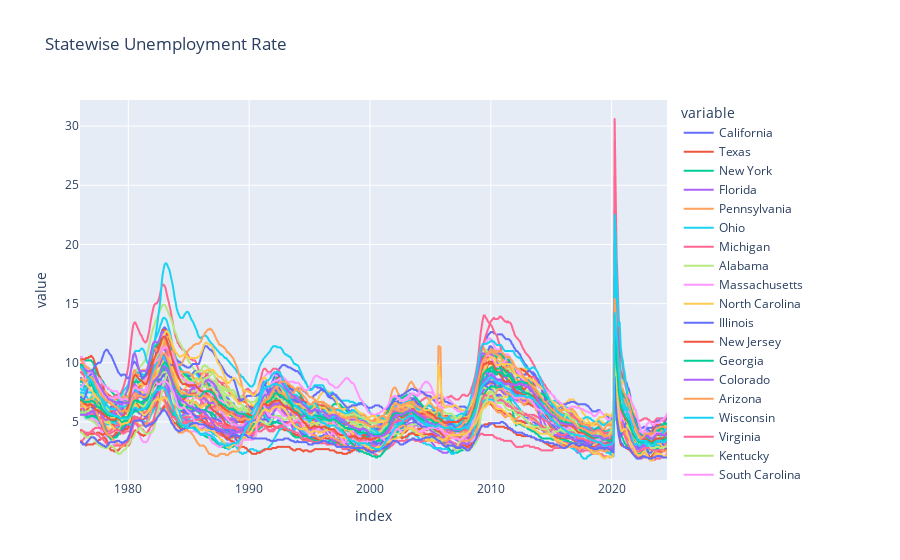

Source (notebook cell):
### Code cell
unemp

### Figure 1 — Plotly figure (JSON) as saved in the notebook; plotly's stock layout.template omitted (floating-point values rounded to 4 significant figures; data arrays with more than 128 entries replaced by an {"elided": "..."} marker saying what was removed)
{"data": [{"hovertemplate": "variable=California<br>index=%{x}<br>value=%{y}<extra></extra>", "legendgroup": "California", "line": {"color": "#636efa", "dash": "solid"}, "marker": {"symbol": "circle"}, "mode": "lines", "name": "California", "showlegend": true, "type": "scattergl", "x": {"elided": "584 str values"}, "xaxis": "x", "y": {"elided": "584 float values"}, "yaxis": "y"}, {"hovertemplate": "variable=Texas<br>index=%{x}<br>value=%{y}<extra></extra>", "legendgroup": "Texas", "line": {"color": "#EF553B", "dash": "solid"}, "marker": {"symbol": "circle"}, "mode": "lines", "name": "Texas", "showlegend": true, "type": "scattergl", "x": {"elided": "584 str values"}, "xaxis": "x", "y": {"elided": "584 float values"}, "yaxis": "y"}, {"hovertemplate": "variable=New York<br>index=%{x}<br>value=%{y}<extra></extra>", "legendgroup": "New York", "line": {"color": "#00cc96", "dash": "solid"}, "marker": {"symbol": "circle"}, "mode": "lines", "name": "New York", "showlegend": true, "type": "scattergl", "x": {"elided": "584 str values"}, "xaxis": "x", "y": {"elided": "584 float values"}, "yaxis": "y"}, {"hovertemplate": "variable=Florida<br>index=%{x}<br>value=%{y}<extra></extra>", "legendgroup": "Florida", "line": {"color": "#ab63fa", "dash": "solid"}, "marker": {"symbol": "circle"}, "mode": "lines", "name": "Florida", "showlegend": true, "type": "scattergl", "x": {"elided": "584 str values"}, "xaxis": "x", "y": {"elided": "584 float values"}, "yaxis": "y"}, {"hovertemplate": "variable=Pennsylvania<br>index=%{x}<br>value=%{y}<extra></extra>", "legendgroup": "Pennsylvania", "line": {"color": "#FFA15A", "dash": "solid"}, "marker": {"symbol": "circle"}, "mode": "lines", "name": "Pennsylvania", "showlegend": true, "type": "scattergl", "x": {"elided": "584 str values"}, "xaxis": "x", "y": {"elided": "584 float values"}, "yaxis": "y"}, {"hovertemplate": "variable=Ohio<br>index=%{x}<br>value=%{y}<extra></extra>", "legendgroup": "Ohio", "line": {"color": "#19d3f3", "dash": "solid"}, "marker": {"symbol": "circle"}, "mode": "lines", "name": "Ohio", "showlegend": true, "type": "scattergl", "x": {"elided": "584 str values"}, "xaxis": "x", "y": {"elided": "584 float values"}, "yaxis": "y"}, {"hovertemplate": "variable=Michigan<br>index=%{x}<br>value=%{y}<extra></extra>", "legendgroup": "Michigan", "line": {"color": "#FF6692", "dash": "solid"}, "marker": {"symbol": "circle"}, "mode": "lines", "name": "Michigan", "showlegend": true, "type": "scattergl", "x": {"elided": "584 str values"}, "xaxis": "x", "y": {"elided": "584 float values"}, "yaxis": "y"}, {"hovertemplate": "variable=Alabama<br>index=%{x}<br>value=%{y}<extra></extra>", "legendgroup": "Alabama", "line": {"color": "#B6E880", "dash": "solid"}, "marker": {"symbol": "circle"}, "mode": "lines", "name": "Alabama", "showlegend": true, "type": "scattergl", "x": {"elided": "584 str values"}, "xaxis": "x", "y": {"elided": "584 float values"}, "yaxis": "y"}, {"hovertemplate": "variable=Massachusetts<br>index=%{x}<br>value=%{y}<extra></extra>", "legendgroup": "Massachusetts", "line": {"color": "#FF97FF", "dash": "solid"}, "marker": {"symbol": "circle"}, "mode": "lines", "name": "Massachusetts", "showlegend": true, "type": "scattergl", "x": {"elided": "584 str values"}, "xaxis": "x", "y": {"elided": "584 float values"}, "yaxis": "y"}, {"hovertemplate": "variable=North Carolina<br>index=%{x}<br>value=%{y}<extra></extra>", "legendgroup": "North Carolina", "line": {"color": "#FECB52", "dash": "solid"}, "marker": {"symbol": "circle"}, "mode": "lines", "name": "North Carolina", "showlegend": true, "type": "scattergl", "x": {"elided": "584 str values"}, "xaxis": "x", "y": {"elided": "584 float values"}, "yaxis": "y"}, {"hovertemplate": "variable=Illinois<br>index=%{x}<br>value=%{y}<extra></extra>", "legendgroup": "Illinois", "line": {"color": "#636efa", "dash": "solid"}, "marker": {"symbol": "circle"}, "mode": "lines", "name": "Illinois", "showlegend": true, "type": "scattergl", "x": {"elided": "584 str values"}, "xaxis": "x", "y": {"elided": "584 float values"}, "yaxis": "y"}, {"hovertemplate": "variable=New Jersey<br>index=%{x}<br>value=%{y}<extra></extra>", "legendgroup": "New Jersey", "line": {"color": "#EF553B", "dash": "solid"}, "marker": {"symbol": "circle"}, "mode": "lines", "name": "New Jersey", "showlegend": true, "type": "scattergl", "x": {"elided": "584 str values"}, "xaxis": "x", "y": {"elided": "584 float values"}, "yaxis": "y"}, {"hovertemplate": "variable=Georgia<br>index=%{x}<br>value=%{y}<extra></extra>", "legendgroup": "Georgia", "line": {"color": "#00cc96", "dash": "solid"}, "marker": {"symbol": "circle"}, "mode": "lines", "name": "Georgia", "showlegend": true, "type": "scattergl", "x": {"elided": "584 str values"}, "xaxis": "x", "y": {"elided": "584 float values"}, "yaxis": "y"}, {"hovertemplate": "variable=Colorado<br>index=%{x}<br>value=%{y}<extra></extra>", "legendgroup": "Colorado", "line": {"color": "#ab63fa", "dash": "solid"}, "marker": {"symbol": "circle"}, "mode": "lines", "name": "Colorado", "showlegend": true, "type": "scattergl", "x": {"elided": "584 str values"}, "xaxis": "x", "y": {"elided": "584 float values"}, "yaxis": "y"}, {"hovertemplate": "variable=Arizona<br>index=%{x}<br>value=%{y}<extra></extra>", "legendgroup": "Arizona", "line": {"color": "#FFA15A", "dash": "solid"}, "marker": {"symbol": "circle"}, "mode": "lines", "name": "Arizona", "showlegend": true, "type": "scattergl", "x": {"elided": "584 str values"}, "xaxis": "x", "y": {"elided": "584 float values"}, "yaxis": "y"}, {"hovertemplate": "variable=Wisconsin<br>index=%{x}<br>value=%{y}<extra></extra>", "legendgroup": "Wisconsin", "line": {"color": "#19d3f3", "dash": "solid"}, "marker": {"symbol": "circle"}, "mode": "lines", "name": "Wisconsin", "showlegend": true, "type": "scattergl", "x": {"elided": "584 str values"}, "xaxis": "x", "y": {"elided": "584 float values"}, "yaxis": "y"}, {"hovertemplate": "variable=Virginia<br>index=%{x}<br>value=%{y}<extra></extra>", "legendgroup": "Virginia", "line": {"color": "#FF6692", "dash": "solid"}, "marker": {"symbol": "circle"}, "mode": "lines", "name": "Virginia", "showlegend": true, "type": "scattergl", "x": {"elided": "584 str values"}, "xaxis": "x", "y": {"elided": "584 float values"}, "yaxis": "y"}, {"hovertemplate": "variable=Kentucky<br>index=%{x}<br>value=%{y}<extra></extra>", "legendgroup": "Kentucky", "line": {"color": "#B6E880", "dash": "solid"}, "marker": {"symbol": "circle"}, "mode": "lines", "name": "Kentucky", "showlegend": true, "type": "scattergl", "x": {"elided": "584 str values"}, "xaxis": "x", "y": {"elided": "584 float values"}, "yaxis": "y"}, {"hovertemplate": "variable=South Carolina<br>index=%{x}<br>value=%{y}<extra></extra>", "legendgroup": "South Carolina", "line": {"color": "#FF97FF", "dash": "solid"}, "marker": {"symbol": "circle"}, "mode": "lines", "name": "South Carolina", "showlegend": true, "type": "scattergl", "x": {"elided": "584 str values"}, "xaxis": "x", "y": {"elided": "584 float values"}, "yaxis": "y"}, {"hovertemplate": "variable=New Mexico<br>index=%{x}<br>value=%{y}<extra></extra>", "legendgroup": "New Mexico", "line": {"color": "#FECB52", "dash": "solid"}, "marker": {"symbol": "circle"}, "mode": "lines", "name": "New Mexico", "showlegend": true, "type": "scattergl", "x": {"elided": "584 str values"}, "xaxis": "x", "y": {"elided": "584 float values"}, "yaxis": "y"}, {"hovertemplate": "variable=Minnesota<br>index=%{x}<br>value=%{y}<extra></extra>", "legendgroup": "Minnesota", "line": {"color": "#636efa", "dash": "solid"}, "marker": {"symbol": "circle"}, "mode": "lines", "name": "Minnesota", "showlegend": true, "type": "scattergl", "x": {"elided": "584 str values"}, "xaxis": "x", "y": {"elided": "584 float values"}, "yaxis": "y"}, {"hovertemplate": "variable=Tennessee<br>index=%{x}<br>value=%{y}<extra></extra>", "legendgroup": "Tennessee", "line": {"color": "#EF553B", "dash": "solid"}, "marker": {"symbol": "circle"}, "mode": "lines", "name": "Tennessee", "showlegend": true, "type": "scattergl", "x": {"elided": "584 str values"}, "xaxis": "x", "y": {"elided": "584 float values"}, "yaxis": "y"}, {"hovertemplate": "variable=Washington<br>index=%{x}<br>value=%{y}<extra></extra>", "legendgroup": "Washington", "line": {"color": "#00cc96", "dash": "solid"}, "marker": {"symbol": "circle"}, "mode": "lines", "name": "Washington", "showlegend": true, "type": "scattergl", "x": {"elided": "584 str values"}, "xaxis": "x", "y": {"elided": "584 float values"}, "yaxis": "y"}, {"hovertemplate": "variable=Maryland<br>index=%{x}<br>value=%{y}<extra></extra>", "legendgroup": "Maryland", "line": {"color": "#ab63fa", "dash": "solid"}, "marker": {"symbol": "circle"}, "mode": "lines", "name": "Maryland", "showlegend": true, "type": "scattergl", "x": {"elided": "584 str values"}, "xaxis": "x", "y": {"elided": "584 float values"}, "yaxis": "y"}, {"hovertemplate": "variable=Oregon<br>index=%{x}<br>value=%{y}<extra></extra>", "legendgroup": "Oregon", "line": {"color": "#FFA15A", "dash": "solid"}, "marker": {"symbol": "circle"}, "mode": "lines", "name": "Oregon", "showlegend": true, "type": "scattergl", "x": {"elided": "584 str values"}, "xaxis": "x", "y": {"elided": "584 float values"}, "yaxis": "y"}, {"hovertemplate": "variable=West Virginia<br>index=%{x}<br>value=%{y}<extra></extra>", "legendgroup": "West Virginia", "line": {"color": "#19d3f3", "dash": "solid"}, "marker": {"symbol": "circle"}, "mode": "lines", "name": "West Virginia", "showlegend": true, "type": "scattergl", "x": {"elided": "584 str values"}, "xaxis": "x", "y": {"elided": "584 float values"}, "yaxis": "y"}, {"hovertemplate": "variable=Nevada<br>index=%{x}<br>value=%{y}<extra></extra>", "legendgroup": "Nevada", "line": {"color": "#FF6692", "dash": "solid"}, "marker": {"symbol": "circle"}, "mode": "lines", "name": "Nevada", "showlegend": true, "type": "scattergl", "x": {"elided": "584 str values"}, "xaxis": "x", "y": {"elided": "584 float values"}, "yaxis": "y"}, {"hovertemplate": "variable=Arkansas<br>index=%{x}<br>value=%{y}<extra></extra>", "legendgroup": "Arkansas", "line": {"color": "#B6E880", "dash": "solid"}, "marker": {"symbol": "circle"}, "mode": "lines", "name": "Arkansas", "showlegend": true, "type": "scattergl", "x": {"elided": "584 str values"}, "xaxis": "x", "y": {"elided": "584 float values"}, "yaxis": "y"}, {"hovertemplate": "variable=Oklahoma<br>index=%{x}<br>value=%{y}<extra></extra>", "legendgroup": "Oklahoma", "line": {"color": "#FF97FF", "dash": "solid"}, "marker": {"symbol": "circle"}, "mode": "lines", "name": "Oklahoma", "showlegend": true, "type": "scattergl", "x": {"elided": "584 str values"}, "xaxis": "x", "y": {"elided": "584 float values"}, "yaxis": "y"}, {"hovertemplate": "variable=Missouri<br>index=%{x}<br>value=%{y}<extra></extra>", "legendgroup": "Missouri", "line": {"color": "#FECB52", "dash": "solid"}, "marker": {"symbol": "circle"}, "mode": "lines", "name": "Missouri", "showlegend": true, "type": "scattergl", "x": {"elided": "584 str values"}, "xaxis": "x", "y": {"elided": "584 float values"}, "yaxis": "y"}, {"hovertemplate": "variable=Alaska<br>index=%{x}<br>value=%{y}<extra></extra>", "legendgroup": "Alaska", "line": {"color": "#636efa", "dash": "solid"}, "marker": {"symbol": "circle"}, "mode": "lines", "name": "Alaska", "showlegend": true, "type": "scattergl", "x": {"elided": "584 str values"}, "xaxis": "x", "y": {"elided": "584 float values"}, "yaxis": "y"}, {"hovertemplate": "variable=Iowa<br>index=%{x}<br>value=%{y}<extra></extra>", "legendgroup": "Iowa", "line": {"color": "#EF553B", "dash": "solid"}, "marker": {"symbol": "circle"}, "mode": "lines", "name": "Iowa", "showlegend": true, "type": "scattergl", "x": {"elided": "584 str values"}, "xaxis": "x", "y": {"elided": "584 float values"}, "yaxis": "y"}, {"hovertemplate": "variable=Utah<br>index=%{x}<br>value=%{y}<extra></extra>", "legendgroup": "Utah", "line": {"color": "#00cc96", "dash": "solid"}, "marker": {"symbol": "circle"}, "mode": "lines", "name": "Utah", "showlegend": true, "type": "scattergl", "x": {"elided": "584 str values"}, "xaxis": "x", "y": {"elided": "584 float values"}, "yaxis": "y"}, {"hovertemplate": "variable=Indiana<br>index=%{x}<br>value=%{y}<extra></extra>", "legendgroup": "Indiana", "line": {"color": "#ab63fa", "dash": "solid"}, "marker": {"symbol": "circle"}, "mode": "lines", "name": "Indiana", "showlegend": true, "type": "scattergl", "x": {"elided": "584 str values"}, "xaxis": "x", "y": {"elided": "584 float values"}, "yaxis": "y"}, {"hovertemplate": "variable=Louisiana<br>index=%{x}<br>value=%{y}<extra></extra>", "legendgroup": "Louisiana", "line": {"color": "#FFA15A", "dash": "solid"}, "marker": {"symbol": "circle"}, "mode": "lines", "name": "Louisiana", "showlegend": true, "type": "scattergl", "x": {"elided": "584 str values"}, "xaxis": "x", "y": {"elided": "584 float values"}, "yaxis": "y"}, {"hovertemplate": "variable=Hawaii<br>index=%{x}<br>value=%{y}<extra></extra>", "legendgroup": "Hawaii", "line": {"color": "#19d3f3", "dash": "solid"}, "marker": {"symbol": "circle"}, "mode": "lines", "name": "Hawaii", "showlegend": true, "type": "scattergl", "x": {"elided": "584 str values"}, "xaxis": "x", "y": {"elided": "584 float values"}, "yaxis": "y"}, {"hovertemplate": "variable=North Dakota<br>index=%{x}<br>value=%{y}<extra></extra>", "legendgroup": "North Dakota", "line": {"color": "#FF6692", "dash": "solid"}, "marker": {"symbol": "circle"}, "mode": "lines", "name": "North Dakota", "showlegend": true, "type": "scattergl", "x": {"elided": "584 str values"}, "xaxis": "x", "y": {"elided": "584 float values"}, "yaxis": "y"}, {"hovertemplate": "variable=Montana<br>index=%{x}<br>value=%{y}<extra></extra>", "legendgroup": "Montana", "line": {"color": "#B6E880", "dash": "solid"}, "marker": {"symbol": "circle"}, "mode": "lines", "name": "Montana", "showlegend": true, "type": "scattergl", "x": {"elided": "584 str values"}, "xaxis": "x", "y": {"elided": "584 float values"}, "yaxis": "y"}, {"hovertemplate": "variable=the District of Columbia<br>index=%{x}<br>value=%{y}<extra></extra>", "legendgroup": "the District of Columbia", "line": {"color": "#FF97FF", "dash": "solid"}, "marker": {"symbol": "circle"}, "mode": "lines", "name": "the District of Columbia", "showlegend": true, "type": "scattergl", "x": {"elided": "584 str values"}, "xaxis": "x", "y": {"elided": "584 float values"}, "yaxis": "y"}, {"hovertemplate": "variable=Mississippi<br>index=%{x}<br>value=%{y}<extra></extra>", "legendgroup": "Mississippi", "line": {"color": "#FECB52", "dash": "solid"}, "marker": {"symbol": "circle"}, "mode": "lines", "name": "Mississippi", "showlegend": true, "type": "scattergl", "x": {"elided": "584 str values"}, "xaxis": "x", "y": {"elided": "584 float values"}, "yaxis": "y"}, {"hovertemplate": "variable=Maine<br>index=%{x}<br>value=%{y}<extra></extra>", "legendgroup": "Maine", "line": {"color": "#636efa", "dash": "solid"}, "marker": {"symbol": "circle"}, "mode": "lines", "name": "Maine", "showlegend": true, "type": "scattergl", "x": {"elided": "584 str values"}, "xaxis": "x", "y": {"elided": "584 float values"}, "yaxis": "y"}, {"hovertemplate": "variable=Nebraska<br>index=%{x}<br>value=%{y}<extra></extra>", "legendgroup": "Nebraska", "line": {"color": "#EF553B", "dash": "solid"}, "marker": {"symbol": "circle"}, "mode": "lines", "name": "Nebraska", "showlegend": true, "type": "scattergl", "x": {"elided": "584 str values"}, "xaxis": "x", "y": {"elided": "584 float values"}, "yaxis": "y"}, {"hovertemplate": "variable=Connecticut<br>index=%{x}<br>value=%{y}<extra></extra>", "legendgroup": "Connecticut", "line": {"color": "#00cc96", "dash": "solid"}, "marker": {"symbol": "circle"}, "mode": "lines", "name": "Connecticut", "showlegend": true, "type": "scattergl", "x": {"elided": "584 str values"}, "xaxis": "x", "y": {"elided": "584 float values"}, "yaxis": "y"}, {"hovertemplate": "variable=Idaho<br>index=%{x}<br>value=%{y}<extra></extra>", "legendgroup": "Idaho", "line": {"color": "#ab63fa", "dash": "solid"}, "marker": {"symbol": "circle"}, "mode": "lines", "name": "Idaho", "showlegend": true, "type": "scattergl", "x": {"elided": "584 str values"}, "xaxis": "x", "y": {"elided": "584 float values"}, "yaxis": "y"}, {"hovertemplate": "variable=New Hampshire<br>index=%{x}<br>value=%{y}<extra></extra>", "legendgroup": "New Hampshire", "line": {"color": "#FFA15A", "dash": "solid"}, "marker": {"symbol": "circle"}, "mode": "lines", "name": "New Hampshire", "showlegend": true, "type": "scattergl", "x": {"elided": "584 str values"}, "xaxis": "x", "y": {"elided": "584 float values"}, "yaxis": "y"}, {"hovertemplate": "variable=Rhode Island<br>index=%{x}<br>value=%{y}<extra></extra>", "legendgroup": "Rhode Island", "line": {"color": "#19d3f3", "dash": "solid"}, "marker": {"symbol": "circle"}, "mode": "lines", "name": "Rhode Island", "showlegend": true, "type": "scattergl", "x": {"elided": "584 str values"}, "xaxis": "x", "y": {"elided": "584 float values"}, "yaxis": "y"}, {"hovertemplate": "variable=Kansas<br>index=%{x}<br>value=%{y}<extra></extra>", "legendgroup": "Kansas", "line": {"color": "#FF6692", "dash": "solid"}, "marker": {"symbol": "circle"}, "mode": "lines", "name": "Kansas", "showlegend": true, "type": "scattergl", "x": {"elided": "584 str values"}, "xaxis": "x", "y": {"elided": "584 float values"}, "yaxis": "y"}, {"hovertemplate": "variable=Wyoming<br>index=%{x}<br>value=%{y}<extra></extra>", "legendgroup": "Wyoming", "line": {"color": "#B6E880", "dash": "solid"}, "marker": {"symbol": "circle"}, "mode": "lines", "name": "Wyoming", "showlegend": true, "type": "scattergl", "x": {"elided": "584 str values"}, "xaxis": "x", "y": {"elided": "584 float values"}, "yaxis": "y"}, {"hovertemplate": "variable=Delaware<br>index=%{x}<br>value=%{y}<extra></extra>", "legendgroup": "Delaware", "line": {"color": "#FF97FF", "dash": "solid"}, "marker": {"symbol": "circle"}, "mode": "lines", "name": "Delaware", "showlegend": true, "type": "scattergl", "x": {"elided": "584 str values"}, "xaxis": "x", "y": {"elided": "584 float values"}, "yaxis": "y"}, {"hovertemplate": "variable=Vermont<br>index=%{x}<br>value=%{y}<extra></extra>", "legendgroup": "Vermont", "line": {"color": "#FECB52", "dash": "solid"}, "marker": {"symbol": "circle"}, "mode": "lines", "name": "Vermont", "showlegend": true, "type": "scattergl", "x": {"elided": "584 str values"}, "xaxis": "x", "y": {"elided": "584 float values"}, "yaxis": "y"}, {"hovertemplate": "variable=South Dakota<br>index=%{x}<br>value=%{y}<extra></extra>", "legendgroup": "South Dakota", "line": {"color": "#636efa", "dash": "solid"}, "marker": {"symbol": "circle"}, "mode": "lines", "name": "South Dakota", "showlegend": true, "type": "scattergl", "x": {"elided": "584 str values"}, "xaxis": "x", "y": {"elided": "584 float values"}, "yaxis": "y"}, {"hovertemplate": "variable=Midwest Census Region<br>index=%{x}<br>value=%{y}<extra></extra>", "legendgroup": "Midwest Census Region", "line": {"color": "#EF553B", "dash": "solid"}, "marker": {"symbol": "circle"}, "mode": "lines", "name": "Midwest Census Region", "showlegend": true, "type": "scattergl", "x": {"elided": "584 str values"}, "xaxis": "x", "y": {"elided": "584 float values"}, "yaxis": "y"}, {"hovertemplate": "variable=South Census Region<br>index=%{x}<br>value=%{y}<extra></extra>", "legendgroup": "South Census Region", "line": {"color": "#00cc96", "dash": "solid"}, "marker": {"symbol": "circle"}, "mode": "lines", "name": "South Census Region", "showlegend": true, "type": "scattergl", "x": {"elided": "584 str values"}, "xaxis": "x", "y": {"elided": "584 float values"}, "yaxis": "y"}, {"hovertemplate": "variable=Northeast Census Region<br>index=%{x}<br>value=%{y}<extra></extra>", "legendgroup": "Northeast Census Region", "line": {"color": "#ab63fa", "dash": "solid"}, "marker": {"symbol": "circle"}, "mode": "lines", "name": "Northeast Census Region", "showlegend": true, "type": "scattergl", "x": {"elided": "584 str values"}, "xaxis": "x", "y": {"elided": "584 float values"}, "yaxis": "y"}, {"hovertemplate": "variable=West Census Region<br>index=%{x}<br>value=%{y}<extra></extra>", "legendgroup": "West Census Region", "line": {"color": "#FFA15A", "dash": "solid"}, "marker": {"symbol": "circle"}, "mode": "lines", "name": "West Census Region", "showlegend": true, "type": "scattergl", "x": {"elided": "584 str values"}, "xaxis": "x", "y": {"elided": "584 float values"}, "yaxis": "y"}, {"hovertemplate": "variable=New England Census Division<br>index=%{x}<br>value=%{y}<extra></extra>", "legendgroup": "New England Census Division", "line": {"color": "#19d3f3", "dash": "solid"}, "marker": {"symbol": "circle"}, "mode": "lines", "name": "New England Census Division", "showlegend": true, "type": "scattergl", "x": {"elided": "584 str values"}, "xaxis": "x", "y": {"elided": "584 float values"}, "yaxis": "y"}], "layout": {"legend": {"title": {"text": "variable"}, "tracegroupgap": 0}, "title": {"text": "Statewise Unemployment Rate"}, "xaxis": {"anchor": "y", "domain": [0, 1], "title": {"text": "index"}}, "yaxis": {"anchor": "x", "domain": [0, 1], "title": {"text": "value"}}}}
